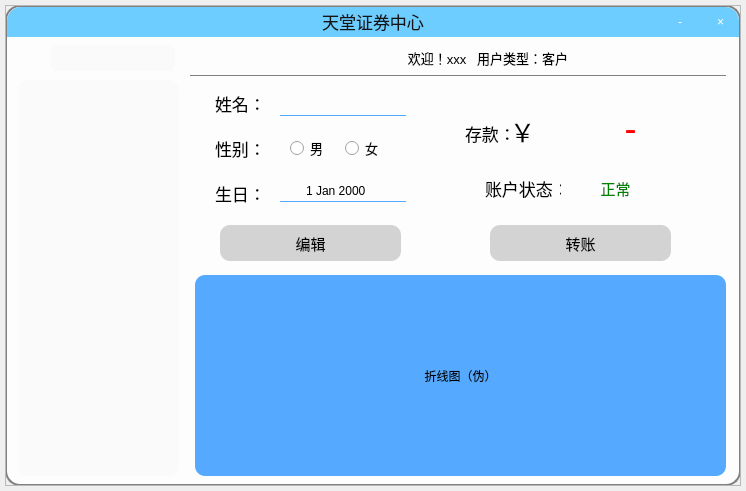
<?xml version="1.0" encoding="UTF-8"?>
<ui version="4.0">
 <class>Index_user</class>
 <widget class="QWidget" name="Index_user">
  <property name="geometry">
   <rect>
    <x>0</x>
    <y>0</y>
    <width>746</width>
    <height>491</height>
   </rect>
  </property>
  <property name="windowTitle">
   <string>天堂证券中心</string>
  </property>
  <widget class="QFrame" name="frame_window">
   <property name="geometry">
    <rect>
     <x>5</x>
     <y>5</y>
     <width>736</width>
     <height>481</height>
    </rect>
   </property>
   <property name="styleSheet">
    <string notr="true">QFrame[objectName=&quot;frame_window&quot;]
{
	border-radius:15px;
}</string>
   </property>
   <property name="frameShape">
    <enum>QFrame::StyledPanel</enum>
   </property>
   <property name="frameShadow">
    <enum>QFrame::Raised</enum>
   </property>
   <widget class="QPushButton" name="btn_close">
    <property name="geometry">
     <rect>
      <x>695</x>
      <y>2</y>
      <width>41</width>
      <height>30</height>
     </rect>
    </property>
    <property name="styleSheet">
     <string notr="true">QPushButton
{
	color:white;
	border-top-right-radius:14px;
	font: 20pt &quot;Calibri&quot;;/*字体*/
	background-color: rgba(255, 255, 255,0);/*背景色*/
	border:0px;
}
QPushButton:hover
{
	background-color: rgba(255, 255, 255,0.5);
	color: rgb(255, 0, 0);
}

</string>
    </property>
    <property name="text">
     <string>×</string>
    </property>
   </widget>
   <widget class="QPushButton" name="btn_minimize">
    <property name="geometry">
     <rect>
      <x>655</x>
      <y>2</y>
      <width>40</width>
      <height>30</height>
     </rect>
    </property>
    <property name="styleSheet">
     <string notr="true">QPushButton
{
	color:white;
	font: 20pt &quot;Calibri&quot;;/*字体*/
	background-color: rgba(255, 255, 255,0);/*背景色*/
	border:0px;
}
QPushButton:hover
{
	background-color: rgba(255, 255, 255,0.5);
	color: rgb(0, 0, 0)
}

</string>
    </property>
    <property name="text">
     <string>-</string>
    </property>
   </widget>
   <widget class="QLabel" name="lbl_title">
    <property name="geometry">
     <rect>
      <x>2</x>
      <y>2</y>
      <width>732</width>
      <height>30</height>
     </rect>
    </property>
    <property name="styleSheet">
     <string notr="true">font:17px;
color:rgb(20,20,20);
padding-bottom:1px;
border-top-left-radius:14px;
border-top-right-radius:14px;
background-color: rgb(110, 205, 255)</string>
    </property>
    <property name="text">
     <string>天堂证券中心</string>
    </property>
    <property name="alignment">
     <set>Qt::AlignCenter</set>
    </property>
   </widget>
   <widget class="QListView" name="lv_members">
    <property name="geometry">
     <rect>
      <x>13</x>
      <y>75</y>
      <width>161</width>
      <height>396</height>
     </rect>
    </property>
    <property name="styleSheet">
     <string notr="true">QListView
{
	border:0px solid gray;
	border-radius:10px;
	background-color: rgb(250, 250, 250);
	outline:0px;
}

QListView::item
{
	height:25px;
	border-radius:10px;
}

QListView::item:hover
{
	background-color: rgb(157, 213, 255);
	height:25px;
	border-radius:10px;
}

QListView::item:selected
{
	background-color: rgb(85, 170, 255);
	border-radius:10px;
	color:black;
}</string>
    </property>
   </widget>
   <widget class="QLineEdit" name="le_search">
    <property name="geometry">
     <rect>
      <x>45</x>
      <y>40</y>
      <width>125</width>
      <height>26</height>
     </rect>
    </property>
    <property name="styleSheet">
     <string notr="true">border:0px solid gray;
border-radius:7px;
padding-left:3px;
padding-bottom:2px;
font:13px;
background-color: rgb(250, 250, 250);</string>
    </property>
    <property name="text">
     <string/>
    </property>
   </widget>
   <widget class="QLabel" name="label">
    <property name="geometry">
     <rect>
      <x>190</x>
      <y>270</y>
      <width>531</width>
      <height>201</height>
     </rect>
    </property>
    <property name="styleSheet">
     <string notr="true">background-color: rgb(85, 170, 255);
border-radius:10px;</string>
    </property>
    <property name="text">
     <string>折线图（伪）</string>
    </property>
    <property name="alignment">
     <set>Qt::AlignCenter</set>
    </property>
   </widget>
   <widget class="QPushButton" name="btn_trade">
    <property name="geometry">
     <rect>
      <x>485</x>
      <y>220</y>
      <width>181</width>
      <height>36</height>
     </rect>
    </property>
    <property name="styleSheet">
     <string notr="true">QPushButton
{
	border:0px solid gray;
	border-radius:10px;
	background-color: rgb(211, 211, 211);
	font:15px;
}
QPushButton::hover
{
	border:2px solid rgb(0, 170, 255);
}
</string>
    </property>
    <property name="text">
     <string>转账</string>
    </property>
   </widget>
   <widget class="QLabel" name="lbl_name">
    <property name="geometry">
     <rect>
      <x>210</x>
      <y>85</y>
      <width>66</width>
      <height>26</height>
     </rect>
    </property>
    <property name="styleSheet">
     <string notr="true">font:17px;</string>
    </property>
    <property name="text">
     <string>姓名：</string>
    </property>
   </widget>
   <widget class="QLabel" name="lbl_birthday">
    <property name="geometry">
     <rect>
      <x>210</x>
      <y>175</y>
      <width>66</width>
      <height>26</height>
     </rect>
    </property>
    <property name="styleSheet">
     <string notr="true">font:17px;</string>
    </property>
    <property name="text">
     <string>生日：</string>
    </property>
   </widget>
   <widget class="QLabel" name="lbl_state_value">
    <property name="geometry">
     <rect>
      <x>575</x>
      <y>170</y>
      <width>71</width>
      <height>26</height>
     </rect>
    </property>
    <property name="styleSheet">
     <string notr="true">color:green;
font:15px;</string>
    </property>
    <property name="text">
     <string>正常</string>
    </property>
    <property name="alignment">
     <set>Qt::AlignCenter</set>
    </property>
   </widget>
   <widget class="QLabel" name="lbl_money_value">
    <property name="geometry">
     <rect>
      <x>535</x>
      <y>90</y>
      <width>181</width>
      <height>66</height>
     </rect>
    </property>
    <property name="styleSheet">
     <string notr="true">font:36px;
color:rgb(255, 0, 0)</string>
    </property>
    <property name="text">
     <string>-</string>
    </property>
    <property name="alignment">
     <set>Qt::AlignCenter</set>
    </property>
   </widget>
   <widget class="QLineEdit" name="le_name">
    <property name="geometry">
     <rect>
      <x>275</x>
      <y>85</y>
      <width>126</width>
      <height>26</height>
     </rect>
    </property>
    <property name="styleSheet">
     <string notr="true">QLineEdit
{
	
	background-color: rgba(255, 255, 255,0);
	border:1px solid white;
	border-left-color: rgba(255, 255, 255,0);
	border-right-color: rgba(255, 255, 255,0);
	border-top-color: rgba(255, 255, 255,0);
	border-bottom-color: rgb(85, 170, 255);
	font: 15pt &quot;Calibri&quot;;
}

QLineEdit:hover
{
	border-bottom-color: rgba(85, 170, 255,0.6);
}</string>
    </property>
    <property name="alignment">
     <set>Qt::AlignCenter</set>
    </property>
   </widget>
   <widget class="QLabel" name="lbl_money">
    <property name="geometry">
     <rect>
      <x>460</x>
      <y>115</y>
      <width>51</width>
      <height>26</height>
     </rect>
    </property>
    <property name="styleSheet">
     <string notr="true">font:17px;</string>
    </property>
    <property name="text">
     <string>存款：</string>
    </property>
   </widget>
   <widget class="QLabel" name="lbl_state">
    <property name="geometry">
     <rect>
      <x>480</x>
      <y>170</y>
      <width>76</width>
      <height>26</height>
     </rect>
    </property>
    <property name="styleSheet">
     <string notr="true">font:17px;</string>
    </property>
    <property name="text">
     <string>账户状态：</string>
    </property>
   </widget>
   <widget class="QLabel" name="lbl_sex">
    <property name="geometry">
     <rect>
      <x>210</x>
      <y>130</y>
      <width>66</width>
      <height>26</height>
     </rect>
    </property>
    <property name="styleSheet">
     <string notr="true">font:17px;</string>
    </property>
    <property name="text">
     <string>性别：</string>
    </property>
   </widget>
   <widget class="QRadioButton" name="rb_male">
    <property name="geometry">
     <rect>
      <x>285</x>
      <y>130</y>
      <width>51</width>
      <height>26</height>
     </rect>
    </property>
    <property name="styleSheet">
     <string notr="true">font:13px</string>
    </property>
    <property name="text">
     <string>男</string>
    </property>
   </widget>
   <widget class="QRadioButton" name="rb_female">
    <property name="geometry">
     <rect>
      <x>340</x>
      <y>130</y>
      <width>51</width>
      <height>26</height>
     </rect>
    </property>
    <property name="styleSheet">
     <string notr="true">font:13px</string>
    </property>
    <property name="text">
     <string>女</string>
    </property>
   </widget>
   <widget class="QPushButton" name="btn_edit">
    <property name="geometry">
     <rect>
      <x>215</x>
      <y>220</y>
      <width>181</width>
      <height>36</height>
     </rect>
    </property>
    <property name="styleSheet">
     <string notr="true">QPushButton
{
	border:0px solid gray;
	border-radius:10px;
	background-color: rgb(211, 211, 211);
	font:15px;
}
QPushButton::hover
{
	border:2px solid rgb(0, 170, 255);
}
</string>
    </property>
    <property name="text">
     <string>编辑</string>
    </property>
   </widget>
   <widget class="QLabel" name="label_2">
    <property name="geometry">
     <rect>
      <x>505</x>
      <y>103</y>
      <width>31</width>
      <height>46</height>
     </rect>
    </property>
    <property name="styleSheet">
     <string notr="true">font:25px;
</string>
    </property>
    <property name="text">
     <string>￥</string>
    </property>
   </widget>
   <widget class="QDateEdit" name="de_birthday">
    <property name="geometry">
     <rect>
      <x>275</x>
      <y>175</y>
      <width>126</width>
      <height>22</height>
     </rect>
    </property>
    <property name="styleSheet">
     <string notr="true">background-color: rgba(255, 255, 255,0);
border:1px solid white;
border-left-color: rgba(255, 255, 255,0);
border-right-color: rgba(255, 255, 255,0);
border-top-color: rgba(255, 255, 255,0);
border-bottom-color: rgb(85, 170, 255);
font: 15pt &quot;Calibri&quot;;</string>
    </property>
    <property name="alignment">
     <set>Qt::AlignCenter</set>
    </property>
   </widget>
   <zorder>lbl_title</zorder>
   <zorder>btn_close</zorder>
   <zorder>btn_minimize</zorder>
   <zorder>lv_members</zorder>
   <zorder>le_search</zorder>
   <zorder>label</zorder>
   <zorder>btn_trade</zorder>
   <zorder>lbl_name</zorder>
   <zorder>lbl_birthday</zorder>
   <zorder>lbl_state_value</zorder>
   <zorder>lbl_money_value</zorder>
   <zorder>le_name</zorder>
   <zorder>lbl_money</zorder>
   <zorder>lbl_state</zorder>
   <zorder>lbl_sex</zorder>
   <zorder>rb_male</zorder>
   <zorder>rb_female</zorder>
   <zorder>btn_edit</zorder>
   <zorder>label_2</zorder>
   <zorder>de_birthday</zorder>
  </widget>
  <widget class="QFrame" name="frame_blur">
   <property name="geometry">
    <rect>
     <x>5</x>
     <y>5</y>
     <width>736</width>
     <height>481</height>
    </rect>
   </property>
   <property name="styleSheet">
    <string notr="true">background-color:rgba(255, 255, 255,0.9);
border:2px solid gray;
border-radius:15px;</string>
   </property>
   <property name="frameShape">
    <enum>QFrame::StyledPanel</enum>
   </property>
   <property name="frameShadow">
    <enum>QFrame::Raised</enum>
   </property>
  </widget>
  <widget class="QLabel" name="lbl_search">
   <property name="geometry">
    <rect>
     <x>18</x>
     <y>48</y>
     <width>23</width>
     <height>23</height>
    </rect>
   </property>
   <property name="styleSheet">
    <string notr="true">border-image:url(Resources/find_25x25.png);</string>
   </property>
   <property name="text">
    <string/>
   </property>
  </widget>
  <widget class="QLabel" name="lbl_welcome">
   <property name="geometry">
    <rect>
     <x>200</x>
     <y>45</y>
     <width>576</width>
     <height>26</height>
    </rect>
   </property>
   <property name="styleSheet">
    <string notr="true">background-color: rgba(85, 255, 255,0);
border:0px;
font: 13px;</string>
   </property>
   <property name="text">
    <string>欢迎！xxx   用户类型：客户</string>
   </property>
   <property name="alignment">
    <set>Qt::AlignCenter</set>
   </property>
  </widget>
  <widget class="QLabel" name="lbl_state_div">
   <property name="geometry">
    <rect>
     <x>190</x>
     <y>75</y>
     <width>536</width>
     <height>1</height>
    </rect>
   </property>
   <property name="styleSheet">
    <string notr="true">background-color: rgba(85, 255, 255,0);
border:1px solid gray;
font: 13px;</string>
   </property>
   <property name="text">
    <string/>
   </property>
   <property name="alignment">
    <set>Qt::AlignCenter</set>
   </property>
  </widget>
  <zorder>frame_blur</zorder>
  <zorder>frame_window</zorder>
  <zorder>lbl_search</zorder>
  <zorder>lbl_welcome</zorder>
  <zorder>lbl_state_div</zorder>
 </widget>
 <layoutdefault spacing="6" margin="11"/>
 <resources/>
 <connections>
  <connection>
   <sender>btn_close</sender>
   <signal>clicked()</signal>
   <receiver>Index_user</receiver>
   <slot>btn_close_click()</slot>
   <hints>
    <hint type="sourcelabel">
     <x>727</x>
     <y>24</y>
    </hint>
    <hint type="destinationlabel">
     <x>658</x>
     <y>-11</y>
    </hint>
   </hints>
  </connection>
  <connection>
   <sender>btn_minimize</sender>
   <signal>clicked()</signal>
   <receiver>Index_user</receiver>
   <slot>btn_minimize_click()</slot>
   <hints>
    <hint type="sourcelabel">
     <x>685</x>
     <y>22</y>
    </hint>
    <hint type="destinationlabel">
     <x>609</x>
     <y>-4</y>
    </hint>
   </hints>
  </connection>
  <connection>
   <sender>btn_trade</sender>
   <signal>clicked()</signal>
   <receiver>Index_user</receiver>
   <slot>btn_trade_click()</slot>
   <hints>
    <hint type="sourcelabel">
     <x>536</x>
     <y>236</y>
    </hint>
    <hint type="destinationlabel">
     <x>472</x>
     <y>-6</y>
    </hint>
   </hints>
  </connection>
 </connections>
 <slots>
  <slot>btn_minimize_click()</slot>
  <slot>btn_close_click()</slot>
  <slot>btn_trade_click()</slot>
 </slots>
</ui>
